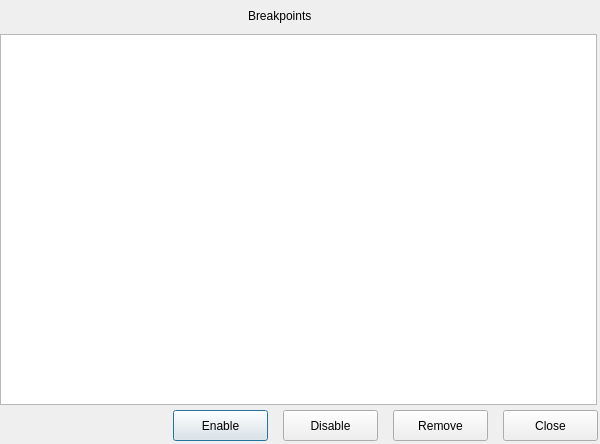
<?xml version="1.0" encoding="UTF-8"?>
<ui version="4.0">
 <class>Dialog</class>
 <widget class="QDialog" name="Dialog">
  <property name="geometry">
   <rect>
    <x>0</x>
    <y>0</y>
    <width>600</width>
    <height>444</height>
   </rect>
  </property>
  <property name="windowTitle">
   <string>Dialog</string>
  </property>
  <widget class="QTableView" name="tableView">
   <property name="geometry">
    <rect>
     <x>0</x>
     <y>34</y>
     <width>597</width>
     <height>371</height>
    </rect>
   </property>
  </widget>
  <widget class="QPushButton" name="pushButton">
   <property name="geometry">
    <rect>
     <x>173</x>
     <y>410</y>
     <width>95</width>
     <height>31</height>
    </rect>
   </property>
   <property name="text">
    <string>Enable</string>
   </property>
  </widget>
  <widget class="QPushButton" name="pushButton_2">
   <property name="geometry">
    <rect>
     <x>283</x>
     <y>410</y>
     <width>95</width>
     <height>31</height>
    </rect>
   </property>
   <property name="text">
    <string>Disable</string>
   </property>
  </widget>
  <widget class="QPushButton" name="pushButton_3">
   <property name="geometry">
    <rect>
     <x>393</x>
     <y>410</y>
     <width>95</width>
     <height>31</height>
    </rect>
   </property>
   <property name="text">
    <string>Remove</string>
   </property>
  </widget>
  <widget class="QPushButton" name="pushButton_4">
   <property name="geometry">
    <rect>
     <x>503</x>
     <y>410</y>
     <width>95</width>
     <height>31</height>
    </rect>
   </property>
   <property name="text">
    <string>Close</string>
   </property>
  </widget>
  <widget class="QLabel" name="label">
   <property name="geometry">
    <rect>
     <x>248</x>
     <y>5</y>
     <width>81</width>
     <height>21</height>
    </rect>
   </property>
   <property name="text">
    <string>Breakpoints</string>
   </property>
  </widget>
 </widget>
 <resources/>
 <connections/>
</ui>
